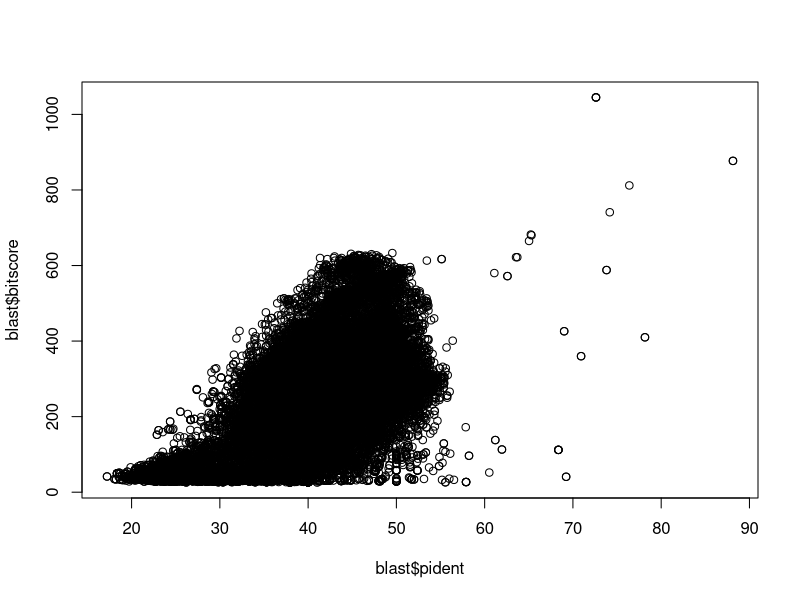
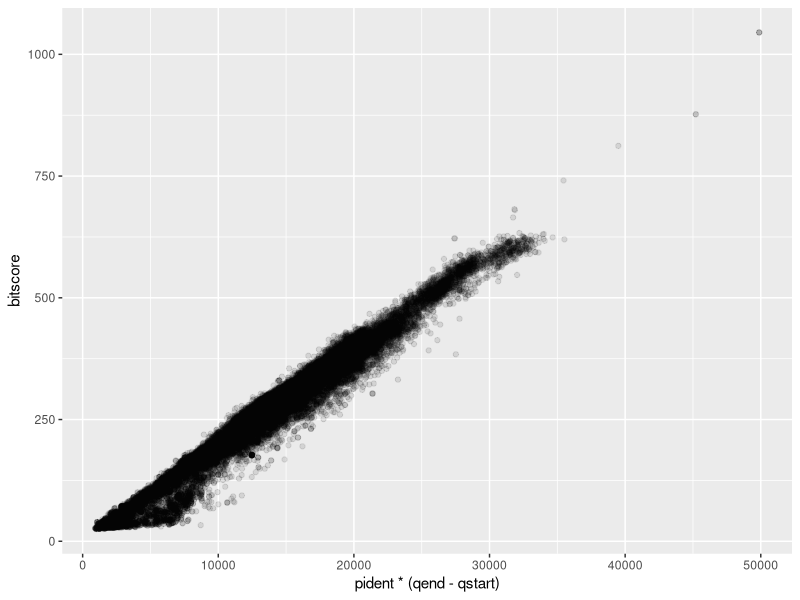
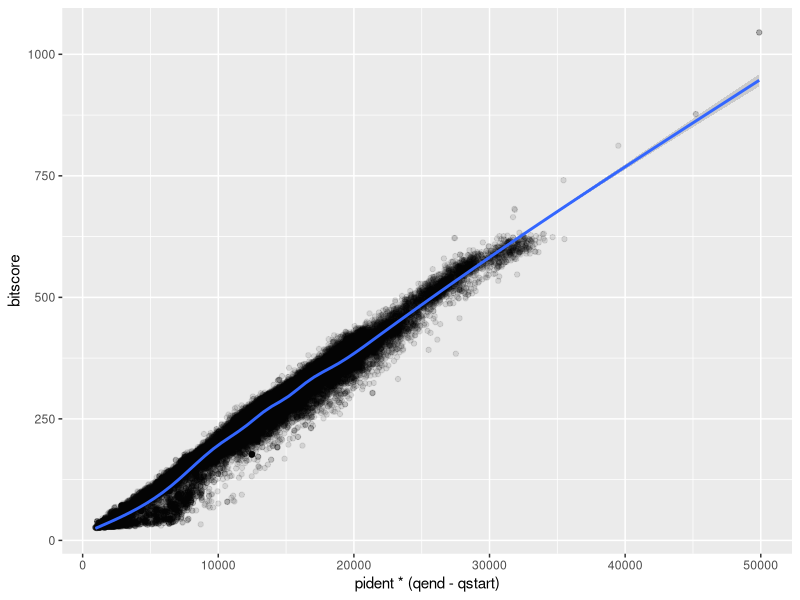

R code for these plots, in order:
## ---- chunk 1
knitr::opts_chunk$set(echo = TRUE)
## ---- chunk 2
blast <- read.table("mm-second.x.zebrafish.tsv")

## ---- chunk 3
colnames(blast) <- c("qseqid", "sseqid", "pident", "length", "mismatch", "gapopen", "qstart", "qend", "sstart", "send", "evalue", "bitscore")
## ---- chunk 4
plot(blast$pident, blast$bitscore)
## ---- chunk 5
library(ggplot2)
ggplot(blast) + aes(pident * (qend - qstart), bitscore) + geom_point(alpha=0.1)
## ---- chunk 6
ggplot(blast) + aes(pident * (qend - qstart), bitscore) + geom_point(alpha=0.1) + geom_smooth()
